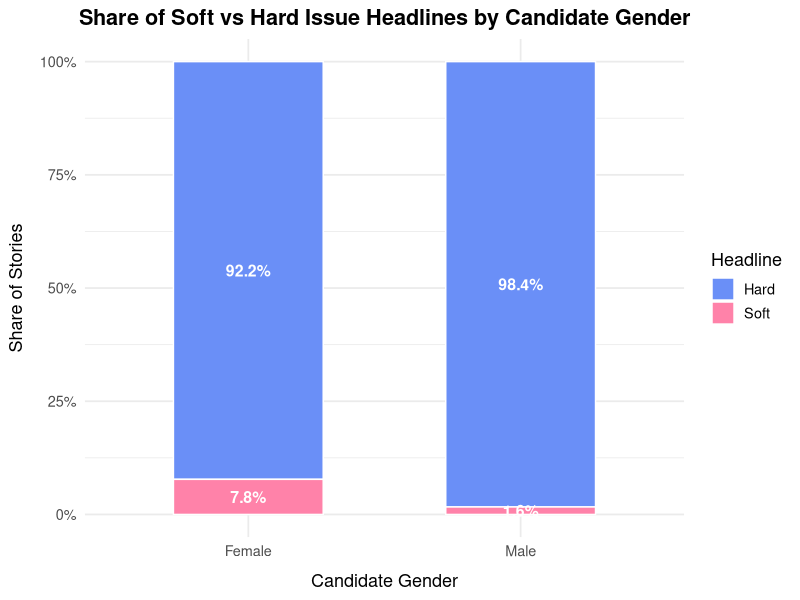
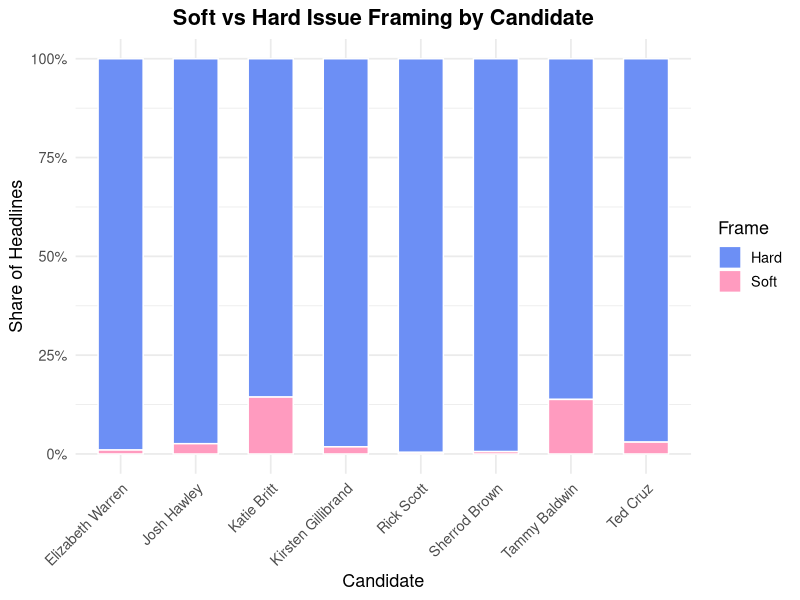
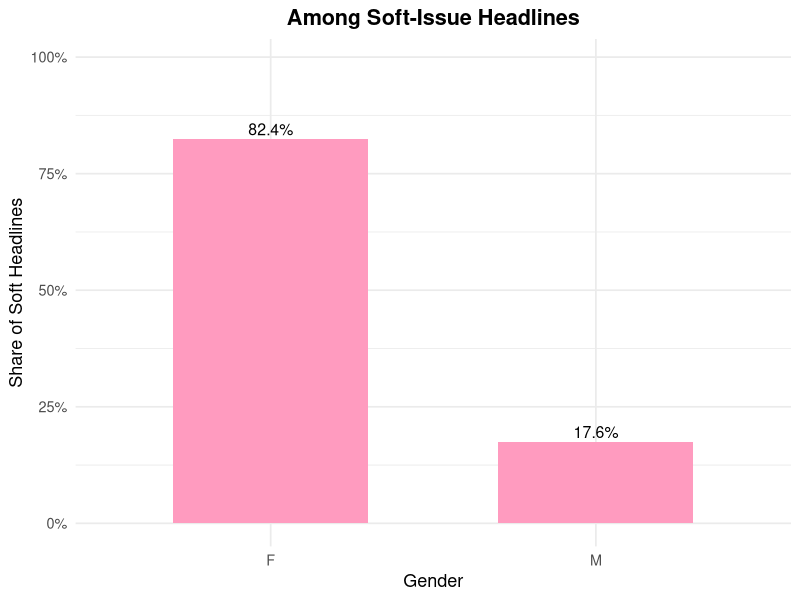
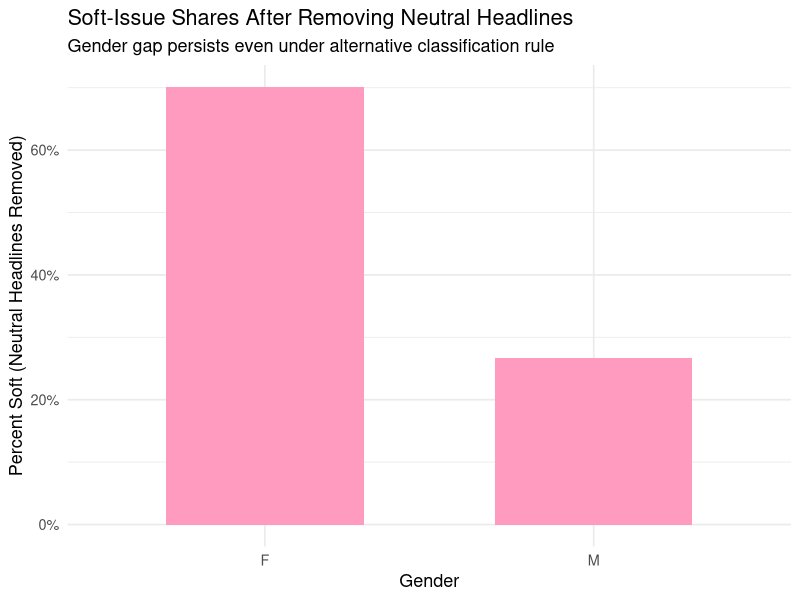

Reproduce these figures in R, in order.
## ---- chunk 1
knitr::opts_chunk$set(echo = TRUE)
## ---- chunk 2
library(dplyr)
library(ggplot2)
library(scales)
library(tidyverse)
stories <- read_csv("../data_clean/mediacloud_stories_2024_candidates_new.csv")
## ---- chunk 3

# The dictionaries below draw directly on standard distinctions in the gendered media framing and political communication literature, where social welfare and caregiving policies (such as education, health, and family) are classified as “soft,” and economic, security, and law-enforcement issues (such as the economy, crime, defense, immigration, and foreign policy) are classified as “hard.” These domains map onto stereotypically “feminine” and “masculine” issue areas discussed in prior research on gendered media coverage.

soft_terms <- c(
  "education", "school", "schools", "teacher", "teachers",
  "childcare", "children", "families", "family",
  "health", "healthcare", "medicaid", "medicare",
  "abortion", "reproductive", "maternity",
  "welfare", "food assistance", "snap"
)

hard_terms <- c(
  "economy", "economic", "inflation", "jobs", "tax", "taxes",
  "budget", "deficit",
  "defense", "military", "border", "immigration",
  "crime", "policing", "police",
  "terrorism", "foreign policy"
)
## ---- chunk 4
normalize_text <- function(x) {
  x %>%
    str_replace_all("\\s+", " ") %>%
    str_squish() %>%
    str_to_lower()
}

count_hits <- function(text, terms) {
  pattern <- str_c("\\b(", str_c(terms, collapse = "|"), ")\\b")
  str_count(text, regex(pattern, ignore_case = TRUE))
}

scored <- stories %>%
  mutate(
    title_clean = normalize_text(title),
    soft_hits   = count_hits(title_clean, soft_terms),
    hard_hits   = count_hits(title_clean, hard_terms)
  )

## ---- chunk 5
viz_data <- scored %>%
  mutate(frame_simple = ifelse(soft_hits > hard_hits, "Soft", "Hard")) %>%
  group_by(gender, frame_simple) %>%
  summarise(n = n(), .groups = "drop") %>%
  group_by(gender) %>%
  mutate(
    pct = n / sum(n),
    pct_label = percent(pct, accuracy = 0.1),
    gender_label = ifelse(gender == "F", "Female", "Male")
  )

ggplot(viz_data, aes(x = gender_label, y = pct, fill = frame_simple)) +

  geom_col(width = 0.55, color = "white") +
  geom_text(
    aes(label = pct_label),
    position = position_stack(vjust = 0.5),
    color = "white",
    size = 4,
    fontface = "bold"
  ) +
  scale_fill_manual(
    values = c(
      "Soft" = "#FF82A9",   # pink
      "Hard" = "#6A8FF7"    # blue
    )
  ) +
  
  scale_y_continuous(labels = percent_format()) +
  
  labs(
    title = "Share of Soft vs Hard Issue Headlines by Candidate Gender",
    x = "Candidate Gender",
    y = "Share of Stories",
    fill = "Headline"
  ) +
  
  theme_minimal(base_size = 13) +
  theme(
    plot.title = element_text(face = "bold", hjust = 0.5),
    legend.position = "right",
    axis.title.x = element_text(margin = margin(t = 10)),
    axis.title.y = element_text(margin = margin(r = 10))
  )
## ---- chunk 6
candidate_frames <- scored %>%
  mutate(frame_simple = ifelse(soft_hits > hard_hits, "Soft", "Hard")) %>%
  group_by(candidate, gender, frame_simple) %>%
  summarise(n = n(), .groups = "drop") %>%
  group_by(candidate) %>%
  mutate(pct = n / sum(n))

ggplot(candidate_frames,
       aes(x = reorder(candidate, pct),
           y = pct,
           fill = frame_simple)) +
  geom_col(position = "fill", width = 0.6, color = "white") +
  scale_y_continuous(labels = percent) +
  scale_fill_manual(values = c("Soft"="#FF9BBF", "Hard"="#6C8FF5")) +
  labs(
    title = "Soft vs Hard Issue Framing by Candidate",
    x = "Candidate",
    y = "Share of Headlines",
    fill = "Frame"
  ) +
  theme_minimal(base_size = 13) +
  theme(
    axis.text.x = element_text(angle = 45, hjust = 1),
    plot.title = element_text(face="bold", hjust=0.5)
  )

## ---- chunk 7
soft_only <- scored %>%
  mutate(frame_simple = ifelse(soft_hits > hard_hits, "Soft", "Hard")) %>%
  filter(frame_simple == "Soft") %>%
  count(gender) %>%
  mutate(pct = n / sum(n))
ggplot(soft_only,
       aes(x = gender, y = pct, fill = gender)) +
  geom_col(width = 0.6) +
  geom_text(aes(label = percent(pct, 0.1)),
            vjust = -0.3, size = 4) +
  scale_y_continuous(labels = percent,
                     limits = c(0, max(soft_only$pct) * 1.2)) +
  scale_fill_manual(values = c("F"="#FF9BBF", "M"="#FF9BBF")) +
  labs(
    title = "Among Soft-Issue Headlines",
    x = "Gender",
    y = "Share of Soft Headlines"
  ) +
  theme_minimal(base_size = 13) +
  theme(
    legend.position = "none",
    plot.title = element_text(face="bold", hjust=0.5)
  )

## ---- chunk 8
# Example soft headlines for Kirsten Gillibrand

gillibrand_soft <- scored %>%
filter(candidate == "Kirsten Gillibrand",
soft_hits > hard_hits) %>%
select(title) %>%
slice_head(n = 3)

# Example soft headlines for Ted Cruz

cruz_soft <- scored %>%
filter(candidate == "Ted Cruz",
soft_hits > hard_hits) %>%
select(title) %>%
slice_head(n = 3)

gillibrand_soft
cruz_soft

## ---- chunk 9
robust_stories <- scored %>%
  mutate(frame_simple = ifelse(soft_hits > hard_hits, "Soft", "Hard"))
robust_stories <- robust_stories %>%
  mutate(
    neutral_indicator = ifelse(soft_hits == hard_hits, 1, 0),
    soft_rc = ifelse(neutral_indicator == 1, NA, frame_simple == "Soft")# remove neutrals
  )

soft_share_gender_rc <- robust_stories %>%
  filter(!is.na(soft_rc)) %>%
  group_by(gender) %>%
  summarize(
    soft_pct_rc = mean(soft_rc, na.rm = TRUE)
  )


ggplot(soft_share_gender_rc, aes(x = gender, y = soft_pct_rc, fill = gender)) +
  geom_col(width = 0.6) +
  scale_y_continuous(labels = scales::percent_format(accuracy = 1)) +
  scale_fill_manual(values = c("F" = "#FF9BBF", "M" = "#FF9BBF")) +
  labs(
    title = "Soft-Issue Shares After Removing Neutral Headlines",
    subtitle = "Gender gap persists even under alternative classification rule",
    x = "Gender",
    y = "Percent Soft (Neutral Headlines Removed)"
  ) +
  theme_minimal(base_size = 13) +
  theme(legend.position = "none")


## ---- chunk 10
## Appendix B. Robustness Check: Sensitivity to Keyword Choice

# Alternative dictionaries
soft_terms_drop <- c(
  "education", "school", "schools", "teacher", "teachers",
  "childcare", "children", "families", "family",
  "health", "healthcare", "medicaid", "medicare"
)

soft_terms_expand <- c(
  soft_terms,
  "parent", "parents", "mother", "father", "mom", "dad",
  "care", "caregiving"
)

# Recalculate hits for alternative dictionaries
scored_kw_robust <- stories %>%
  mutate(
    title_clean = normalize_text(title),
    soft_drop_hits   = count_hits(title_clean, soft_terms_drop),
    soft_expand_hits = count_hits(title_clean, soft_terms_expand),
    hard_hits        = count_hits(title_clean, hard_terms),
    soft_drop_ind    = ifelse(soft_drop_hits > hard_hits, 1, 0),
    soft_expand_ind  = ifelse(soft_expand_hits > hard_hits, 1, 0)
  )

# 1) Main dictionary summary (uses `scored`, where soft_hits exists)
main_summary <- scored %>%
  mutate(soft_main_ind = soft_hits > hard_hits) %>%
  group_by(gender) %>%
  summarise(
    soft_main_pct = mean(soft_main_ind),
    .groups = "drop"
  )

# 2) Alternative dictionaries summary (uses `scored_kw_robust`)
alt_summary <- scored_kw_robust %>%
  group_by(gender) %>%
  summarise(
    soft_drop_pct   = mean(soft_drop_ind),
    soft_expand_pct = mean(soft_expand_ind),
    .groups = "drop"
  )

# 3) Combine into a single table
kw_summary <- main_summary %>%
  left_join(alt_summary, by = "gender")

kw_summary


